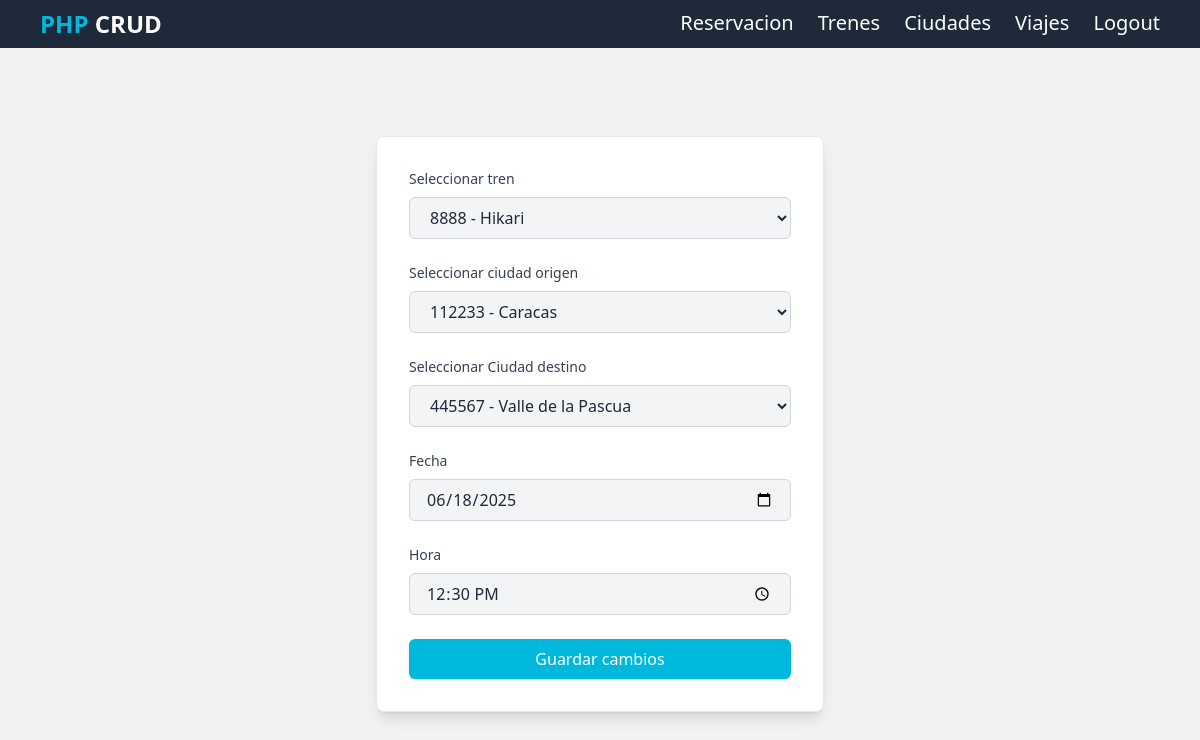
Screenshot of /static/templates/trip_views/edit_trip.php?id=1442 (signed in) with the database file from the repository.
### tables this page shows
CREATE TABLE `viajes` (
  `codigo` int(15) NOT NULL,
  `fk_codigo_tren` int(15) NOT NULL,
  `fk_codigo_origen` int(15) NOT NULL,
  `fk_codigo_destino` int(15) NOT NULL,
  `fecha` date NOT NULL,
  `hora` time NOT NULL
);

CREATE TABLE `trenes` (
  `codigo` int(15) NOT NULL,
  `nombre` varchar(30) NOT NULL,
  `velocidad` int(3) NOT NULL,
  `capacidad_economica` int(2) NOT NULL,
  `capacidad_turista` int(2) NOT NULL,
  `capacidad_primera` int(2) NOT NULL
);

CREATE TABLE `ciudades` (
  `codigo` int(15) NOT NULL,
  `nombre` varchar(30) NOT NULL
);

### app/controllers/trip_controllers/put_trip.php (called while the page is built, shortened)
<?php
include "../../../app/config/database.php";
if (isset($_GET['id'])) {
    $id = (int)$_GET['id'];
    $sql = "SELECT * FROM viajes WHERE codigo = $id";
    $result = mysqli_query($conn, $sql);
    if (mysqli_num_rows($result) == 1) {
        $row = mysqli_fetch_array($result);
        $tren_id = $row['fk_codigo_tren'];
        $origen = $row['fk_codigo_origen'];
        $destino = $row['fk_codigo_destino'];
        $fecha = $row['fecha'];
        $hora = $row['hora'];
    }
}
?>

### static/templates/trip_views/edit_trip.php (the view, shortened to what this page needs)
<?php include "../../../app/includes/navbar.php" ?>
<?php include "../../../app/config/database.php" ?>
<?php include "../../../app/controllers/trip_controllers/put_trip.php"; ?>
<?php
$trenes = mysqli_query($conn, "SELECT codigo, nombre FROM trenes");
$ciudades = mysqli_query($conn, "SELECT codigo, nombre FROM ciudades");
?>
<div class="w-full h-full flex items-center justify-center">
    <div class="w-full max-w-md mx-auto p-8 bg-white rounded-lg shadow-lg border border-gray-200">
        <form class="space-y-6" action="/server/app/controllers/trip_controllers/put_trip.php?id=<?php echo $_GET['id']; ?>" method="POST">
            <div class="space-y-2">
                <label for="tren_id" class="block text-sm font-medium text-gray-700">Seleccionar tren</label>
                <select name="tren_id" required class="w-full px-4 py-2 rounded-md bg-gray-100 border border-gray-300 text-gray-800 focus:outline-none focus:bg-white focus:border-cyan-500 focus:ring-1 focus:ring-cyan-500 transition duration-200">
                    <?php while($tren = mysqli_fetch_assoc($trenes)): ?>
                        <option value="<?php echo $tren['codigo']; ?>" <?php if(isset($tren_id) && $tren_id == $tren['codigo']) echo 'selected'; ?>>
                            <?php echo $tren['codigo'] . " - " . $tren['nombre']; ?>
                        </option>
                    <?php endwhile; ?>
                </select>
            </div>
            <div class="space-y-2">
                <label for="origen" class="block text-sm font-medium text-gray-700">Seleccionar ciudad origen</label>
                <select name="origen" required class="w-full px-4 py-2 rounded-md bg-gray-100 border border-gray-300 text-gray-800 focus:outline-none focus:bg-white focus:border-cyan-500 focus:ring-1 focus:ring-cyan-500 transition duration-200">
                    <?php mysqli_data_seek($ciudades, 0); while($ciudad = mysqli_fetch_assoc($ciudades)): ?>
                        <option value="<?php echo $ciudad['codigo']; ?>" <?php if(isset($origen) && $origen == $ciudad['codigo']) echo 'selected'; ?>>
                            <?php echo $ciudad['codigo'] . " - " . $ciudad['nombre']; ?>
                        </option>
                    <?php endwhile; ?>
                </select>
            </div>
            <div class="space-y-2">
                <label for="destino" class="block text-sm font-medium text-gray-700">Seleccionar Ciudad destino</label>
                <select name="destino" required class="w-full px-4 py-2 rounded-md bg-gray-100 border border-gray-300 text-gray-800 focus:outline-none focus:bg-white focus:border-cyan-500 focus:ring-1 focus:ring-cyan-500 transition duration-200">
                    <?php mysqli_data_seek($ciudades, 0); while($ciudad = mysqli_fetch_assoc($ciudades)): ?>
                        <option value="<?php echo $ciudad['codigo']; ?>" <?php if(isset($destino) && $destino == $ciudad['codigo']) echo 'selected'; ?>>
                            <?php echo $ciudad['codigo'] . " - " . $ciudad['nombre']; ?>
                        </option>
                    <?php endwhile; ?>
                </select>
            </div>
            <div class="space-y-2">
                <label for="fecha" class="block text-sm font-medium text-gray-700">Fecha</label>
                <input type="date" name="fecha" value="<?php echo isset($fecha) ? $fecha : ''; ?>" required class="w-full px-4 py-2 rounded-md bg-gray-100 border border-gray-300 text-gray-800 focus:outline-none focus:bg-white focus:border-cyan-500 focus:ring-1 focus:ring-cyan-500 transition duration-200"/>
            </div>
            <div class="space-y-2">
                <label for="hora" class="block text-sm font-medium text-gray-700">Hora</label>
                <input type="time" name="hora" value="<?php echo isset($hora) ? $hora : ''; ?>" required class="w-full px-4 py-2 rounded-md bg-gray-100 border border-gray-300 text-gray-800 focus:outline-none focus:bg-white focus:border-cyan-500 focus:ring-1 focus:ring-cyan-500 transition duration-200"/>
            </div>
            <button type="submit" class=" w-full py-2 px-4 bg-cyan-500 hover:bg-cyan-600 text-white font-medium rounded-md transition duration-200 shadow-sm hover:shadow-md">
                Guardar cambios
            </button>
        </form>
    </div>
</div>
</main>
</body>
</html>

### rows the page displays
viajes: tren_id "8888 - Hikari", origen "112233 - Caracas", destino "445567 - Valle de la Pascua", fecha "06/18/2025", hora "12:30:00"
